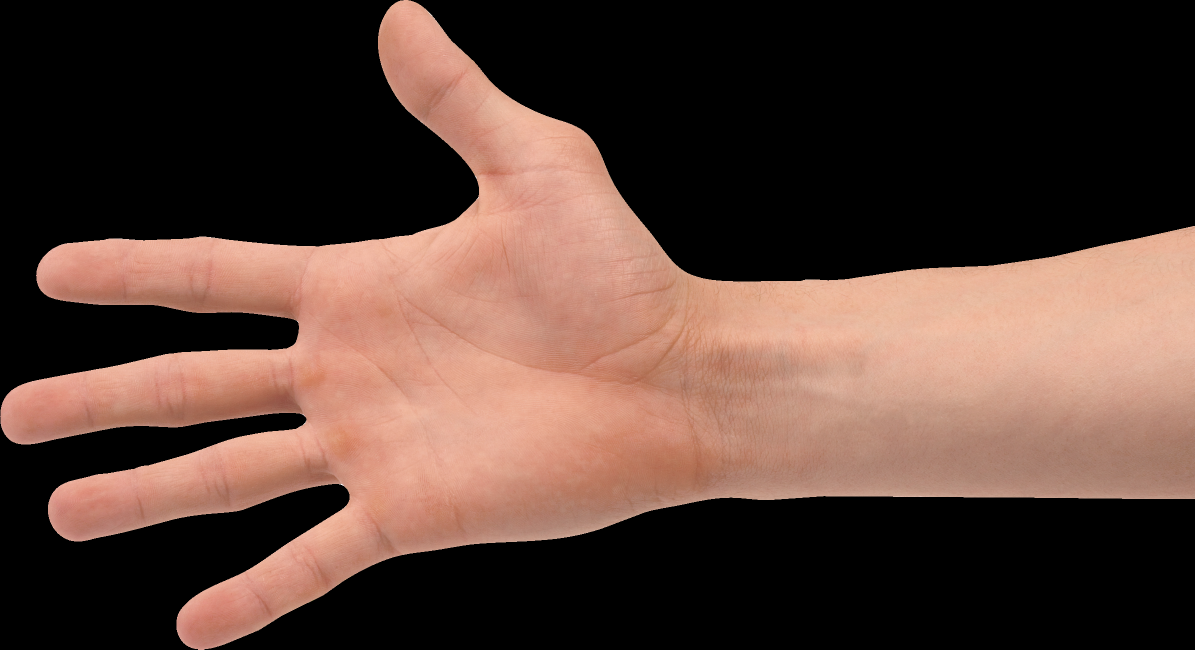
#> input picture CV_Lecture_5/resources/hand.png, 2390 x 1299 px, found by its file name (shown at 1/2 size)
$ python hand.py
#> lines starting #> are read from the running program, lines starting #| are printed output that depends on the picture; after the words box and inside, x2 and y2 are one past the last pixel; in counts of white or black regions, pixels touching at a corner belong together
import cv2
import numpy as np
import math

image = cv2.imread('resources\\hand.png', 0)
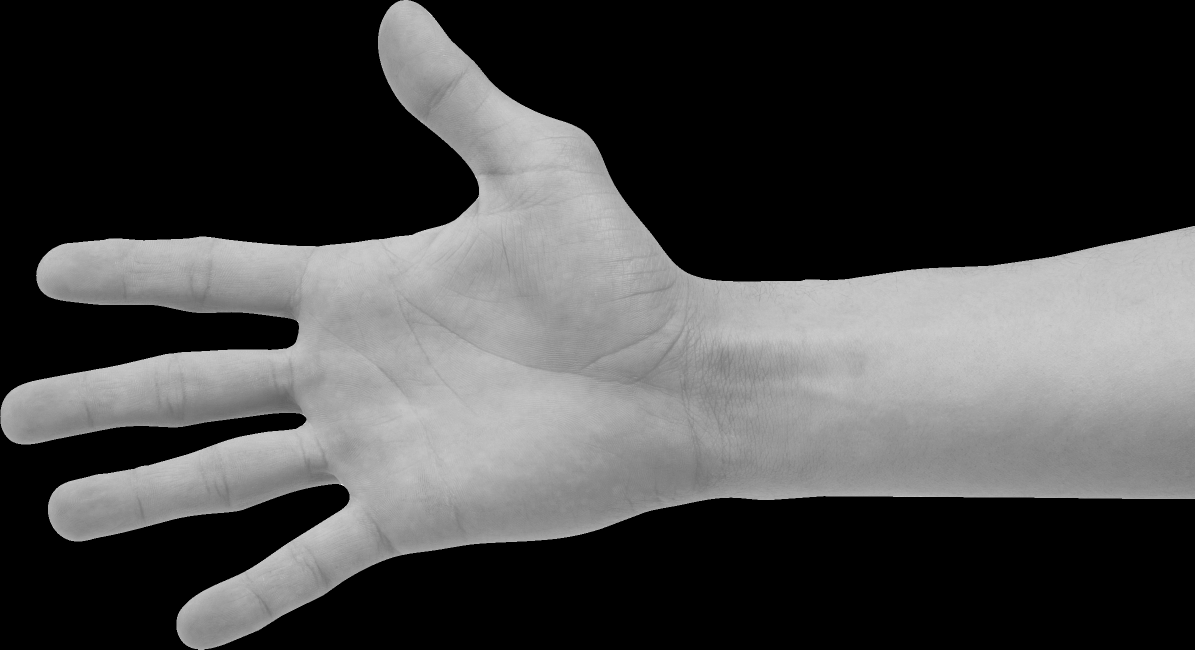
#> image: shape (1299, 2390) (shown at 1/2 size); min 0, max 255, mean 69.7
image = cv2.resize(image, None, fx=.75, fy=.75)
#> image: shape (974, 1792)
# Мылим руку XD
image_blur = cv2.GaussianBlur(image, (15, 15), None)
h, w = image.shape
#> h = 974; w = 1792
image_color = np.zeros((h, w, 3), dtype=np.uint8)

_, image_tresh = cv2.threshold(image, 100, 255, cv2.THRESH_BINARY)
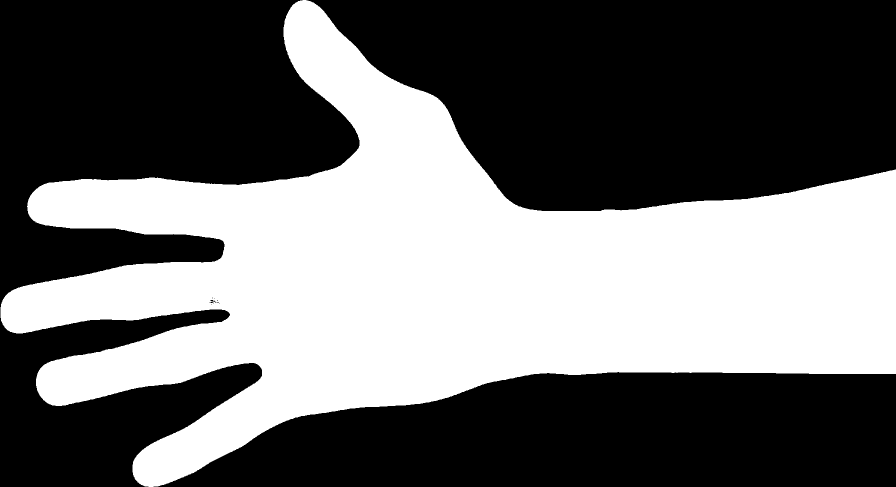
#> image_tresh: shape (974, 1792) (shown at 1/2 size); 41.8% white; 1 white region
cv2.imshow('thresh hold', image_tresh)

contours, hierarchy = cv2.findContours(image_tresh, cv2.RETR_TREE, cv2.CHAIN_APPROX_NONE)
#> contours = 12 contours, 10 with area under 20; largest, box (x1, y1, x2, y2) and area: (1, 0, 1792, 974) 726296, (419, 599, 428, 607) 40
cnt = max(contours, key=cv2.contourArea)
#> cnt = contour of 6797 points, box (x1, y1, x2, y2) (1, 0, 1792, 974), area 726296
cv2.drawContours(image_color, contours, 0, (0, 0, 255), 3)
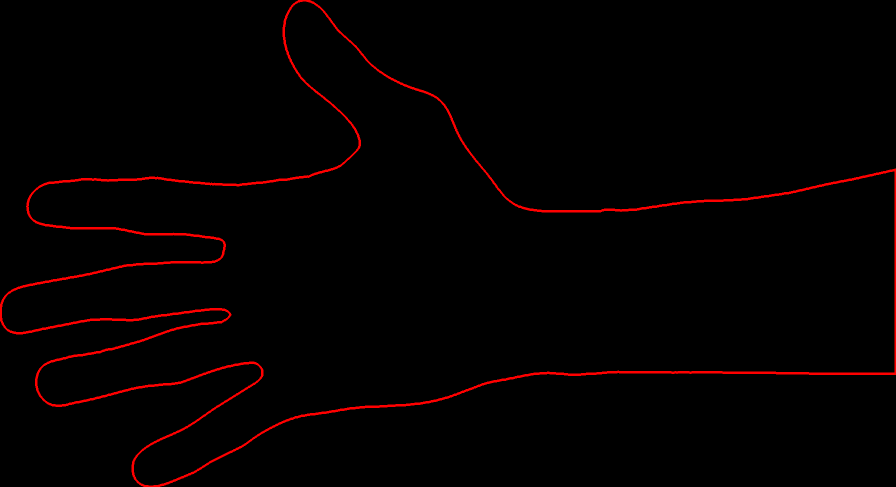
#> image_color: shape (974, 1792, 3) (shown at 1/2 size); mean of channels 0, 1, 2 0, 0, 4.8; drawn as B, G, R
hull = cv2.convexHull(cnt)
#> hull = contour of 29 points, box (x1, y1, x2, y2) (1, 0, 1792, 974), area 1202596
cv2.drawContours(image_color, [hull], 0, (255, 0, 0), 3)
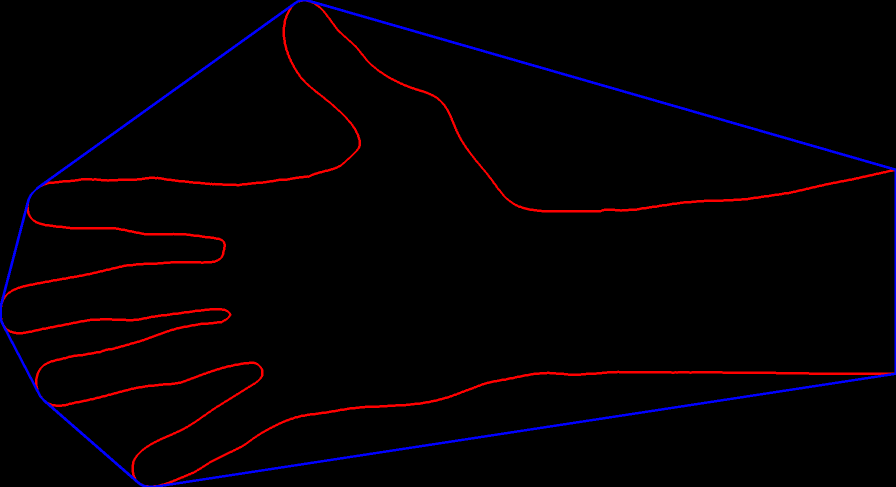
#> image_color: shape (974, 1792, 3) (shown at 1/2 size); 1.27% of pixels changed, all inside (x1, y1, x2, y2) = (0, 0, 1792, 974); drawn as B, G, R
hull = cv2.convexHull(cnt, returnPoints=False)
#> hull = 29 values, max 6790 at index 0, min 0 at index 28, mean 2536.2
defects = cv2.convexityDefects(contours[0], hull)
#> defects = 23 rows, first 6: [0, 5, 1, 201], [5, 9, 6, 186], [9, 14, 11, 176], [14, 967, 364, 81242], [967, 972, 971, 160], [981, 985, 982, 154]

count = 0
for i in range(len(defects)):
    s, e, f, d = defects[i, 0]
    start = tuple(cnt[s][0])
    end = tuple(cnt[e][0])
    far = tuple(cnt[f][0])
    a = math.sqrt(
        (end[0] - start[0]) ** 2 + (end[1] - start[1]) ** 2
    )
    b = math.sqrt(
        (far[0] - start[0]) ** 2 + (far[1] - start[1]) ** 2
    )
    c = math.sqrt(
        (end[0] - far[0]) ** 2 + (end[1] - far[1]) ** 2
    )
    angle = math.acos(
        (b ** 2 + c ** 2 - a ** 2) / (2 * b * c)
    ) * 57
    if angle <= 90:
        count += 1
        cv2.line(image_color, start, end, (255, 255, 0), 2)
#> this loop made 23 passes
#> (s, e, f, d, start, end, far, a) on passes 1 to 10: (0, 5, 1, 201, (605, 0), (600, 1), (604, 1), 5.1), (5, 9, 6, 186, (600, 1), (596, 2), (599, 2), 4.12), (9, 14, 11, 176, (596, 2), (591, 5), (594, 4), 5.83), (14, 967, 364, 81242, (591, 5), (78, 373), (681, 331), 631.3), (967, 972, 971, 160, (78, 373), (73, 377), (74, 377), 6.4), (981, 985, 982, 154, (64, 386), (61, 390), (64, 387), 5), (985, 993, 986, 114, (61, 390), (57, 398), (61, 391), 8.94), (993, 996, 995, 162, (57, 398), (56, 401), (57, 400), 3.16), (996, 1897, 1442, 103521, (56, 401), (2, 608), (446, 508), 213.9), (1897, 1903, 1902, 210, (2, 608), (1, 614), (2, 613), 6.08)
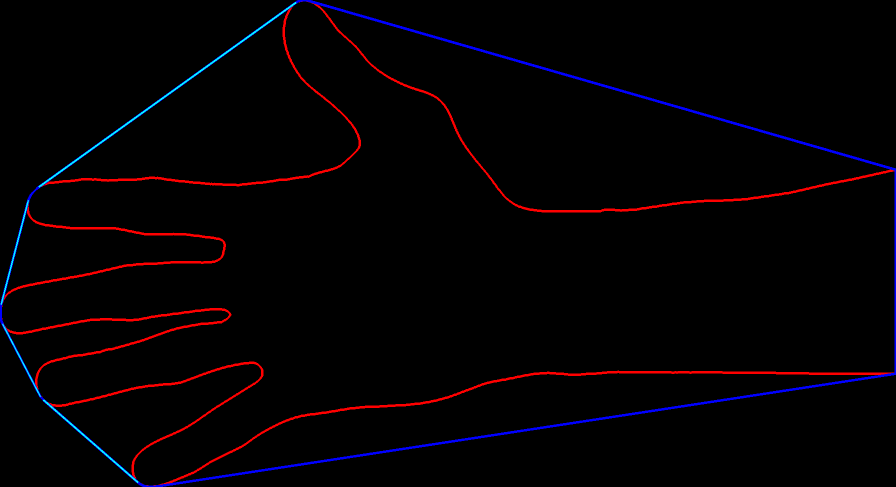
#> image_color: shape (974, 1792, 3) (shown at 1/2 size); 0.22% of pixels changed, all inside (x1, y1, x2, y2) = (1, 4, 593, 966); drawn as B, G, R
#> after the loop, count = 4

# Дз сделать все тоже самое с фильтром кожи
print(f"We've detected, {count + 1} fingers")
#| We've detected, 5 fingers
cv2.imshow('contours', image_color)
cv2.waitKey()
cv2.destroyAllWindows()
